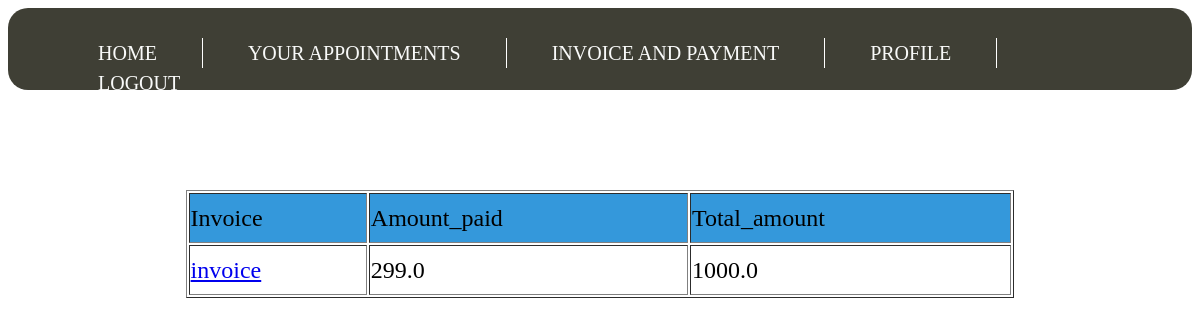
Before: /invoice/ (signed in) with the older database file.
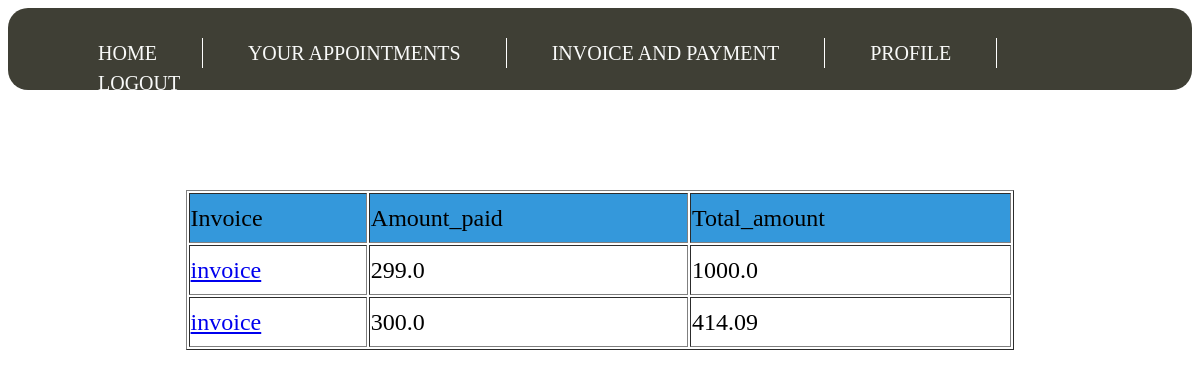
After: the same page with the newer database file.
### Hospital_app/models.py (models this page shows)
class Payment(models.Model):
    patient = models.ForeignKey('Patient',on_delete=models.CASCADE)
    total_amount = models.FloatField()
    amount_paid = models.FloatField()
    invoice = models.FileField(upload_to='invoice/', null=True, verbose_name="")

### Hospital_app/views.py (the view)
# urls.py: path('invoice/',Patient_invoice.as_view(),name = 'payment'),
class Patient_invoice(View):
    def get(self,request):
        if request.user.is_active:
            try:
                request.user.patient
            except ObjectDoesNotExist:
                return HttpResponse("LOGIN FIRST")
            p = Patient.objects.filter(user=request.user)
            pay = Payment.objects.filter(patient = p[0])
            context = {'payment':pay}
            template = loader.get_template('patient_payment.html')
            return HttpResponse(template.render(context, request))
        else:
            return HttpResponse("LOGIN FIRST")

### Hospital_app/templates/patient_payment.html (shortened to what this page needs)
<!DOCTYPE html>
<html>
<head>
	{% load staticfiles %}
<link rel="stylesheet" href="https://cdnjs.cloudflare.com/ajax/libs/font-awesome/4.7.0/css/font-awesome.min.css">
</head>
<body>
{% load staticfiles %}
<link rel = "stylesheet" type="text/css" href = "{% static 'header.css' %}">
<div id = "menu">
<font size = "5">
<ul>
<li><a href ="{% url 'Hospital_app:patient_home' %}">home</a></li>
    <li><a href ="{% url 'Hospital_app:patient_appointment' %}">your appointments</a></li>
    <li><a href ="{% url 'Hospital_app:payment' %}">invoice and payment</a></li>
    <li><a href ="{% url 'Hospital_app:patient_profile' %}">profile</a></li>
<li><a href="{% url 'Hospital_app:logout' %}">logout</a></li>
</ul>
</div>
<div style = "margin-top:100px;">
    <table width="70%" align="center" border = "1">
        <tr bgcolor="#3498db" style = "height:50px;">
            <td>Invoice</td>
            <td>Amount_paid</td>
            <td>Total_amount</td>
        </tr>
    {% for pay in payment %}
        <tr style = "height:50px;">
            <td><a href = "http://127.0.0.1:8000/getbill/{{ pay.id}}"> invoice </a></td>
            <td>{{ pay.amount_paid }}</td>
            <td>{{ pay.total_amount }}</td>
    {% endfor %}
    </table>
</div>

Changed rows visible on the page:
added Payment: amount_paid "300.0", total_amount "414.09"
